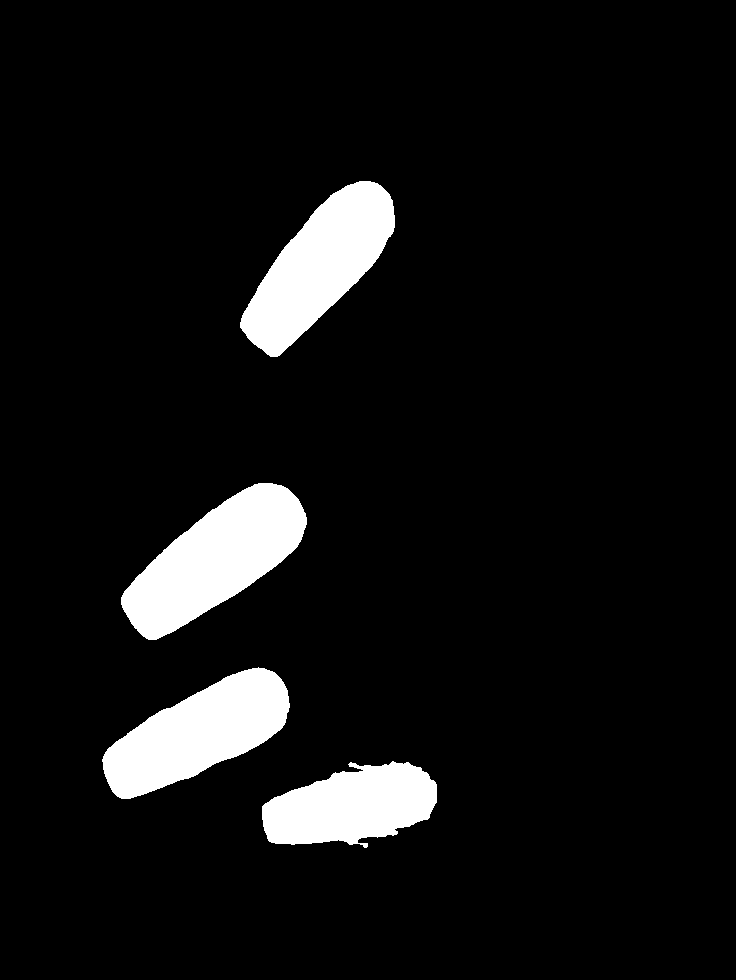
#> input picture ml/labels/masks/01.png, 736 x 980 px, given as the content of the folder labels/masks/01.png/images, which was not available
$ python clean_masks.py --ds labels/masks/01.png
#> lines starting #> are read from the running program, lines starting #| are printed output that depends on the picture; after the words box and inside, x2 and y2 are one past the last pixel; in counts of white or black regions, pixels touching at a corner belong together; pictures that were not available may be replaced by others from this repository, and a replacement may not be noted
#> in main, `rgb = np.asarray(Image.open(os.path.join(img_dir, f)).convert('RGB'))`: rgb: shape (980, 736, 3); 7.2% white; 4 white regions, box (x1, y1, x2, y2) and area: (121, 483, 307, 640) 14911, (240, 181, 395, 357) 13474, (102, 667, 290, 799) 13265, (262, 761, 437, 848) 10490
#> in main, mk is the input picture: shape (980, 736); 7.2% white; 4 white regions, box (x1, y1, x2, y2) and area: (121, 483, 307, 640) 14911, (240, 181, 395, 357) 13474, (102, 667, 290, 799) 13265, (262, 761, 437, 848) 10490
"""Чистка масок от пятен, севших мимо руки.

Наблюдение из приёмки второго круга: модель ошибается однообразно — отдельные
пятна уезжают на розу, жемчуг, край чашки, неоновую вывеску. На самих пальцах
она работает верно. Значит брак ловится без всякого глаза: ноготь всегда сидит
на пальце, то есть по его краю есть кожа, а пятно на жемчуге окружено жемчугом.

Кожу определяем в YCbCr — там она занимает узкий и устойчивый диапазон по
цветности, почти независимо от освещения и тона кожи. Для каждой связной
области берём кольцо вокруг неё и смотрим, какая доля кольца похожа на кожу.

    python clean_masks.py --ds ../../deck_round2
"""
import argparse
import json
import os

import cv2
import numpy as np
from PIL import Image

# Классический диапазон кожи по цветности. Яркость (Y) намеренно не трогаем:
# она меняется от освещения, а Cb/Cr — почти нет.
CB_LO, CB_HI = 77, 130
CR_LO, CR_HI = 133, 177

RING_PX = 7          # ширина кольца вокруг пятна, в пикселях
RING_SKIN_MIN = 0.22  # ниже этой доли кожи в кольце считаем пятно чужим
MIN_AREA = 60        # совсем мелкие крошки убираем без разговоров

# Кольцо не спасает от предмета, зажатого В РУКЕ: вишня окружена пальцами, и
# кожи вокруг неё хватает. Зато ногти одной кисти сопоставимы по размеру, а
# вишня заметно крупнее — по этому и ловим. Порог применяем только когда
# областей достаточно, чтобы медиана что-то значила.
AREA_OUTLIER_ON = False
AREA_OUTLIER = 2.5
AREA_OUTLIER_MIN_PARTS = 4


def skin_map(rgb):
    ycc = cv2.cvtColor(rgb, cv2.COLOR_RGB2YCrCb)
#> ycc: shape (980, 736, 3); mean of channels 0, 1, 2 18.4, 128, 128
    cr, cb = ycc[:, :, 1], ycc[:, :, 2]
#> cr: shape (980, 736); every value is 128
    return (cb >= CB_LO) & (cb <= CB_HI) & (cr >= CR_LO) & (cr <= CR_HI)
#> returned value: shape (980, 736) bool; every value is 0


def clean(rgb, mask):
    """Возвращает очищенную маску и список причин по каждой удалённой области."""
    skin = skin_map(rgb)
    ker = cv2.getStructuringElement(cv2.MORPH_ELLIPSE, (2 * RING_PX + 1,) * 2)

    n, lab, stats, _ = cv2.connectedComponentsWithStats(
        (mask > 0).astype(np.uint8), connectivity=8)
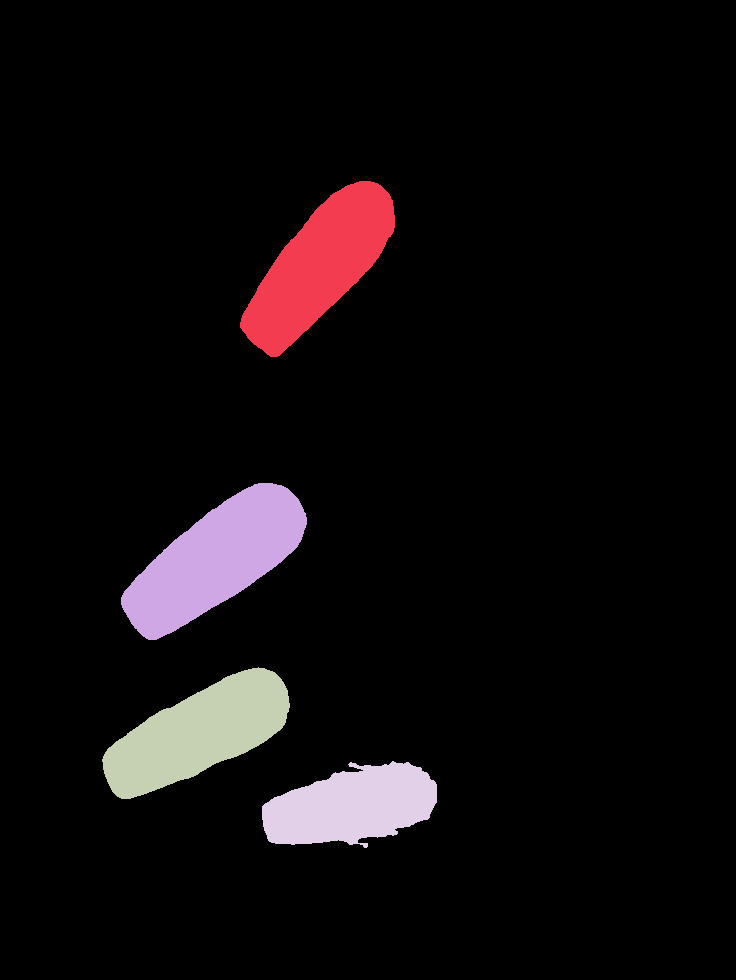
#> lab: shape (980, 736) int32; 5 distinct labels, from 0 to 4; one colour per label, 0 black
#> n = 5; stats = [[0, 0, 736, 980, 669140], [240, 181, 155, 176, 13474], [121, 483, 186, 157, 14911], [102, 667, 188, 132, 13265], [262, 761, 175, 87, 10490]]
    out = np.zeros_like(mask)
    dropped = []
    kept = []
    for i in range(1, n):
        comp = lab == i
        area = int(stats[i, cv2.CC_STAT_AREA])
        if area < MIN_AREA:
            dropped.append({'area': area, 'ring_skin': None, 'why': 'мелкая крошка'})
            continue
        ring = cv2.dilate(comp.astype(np.uint8), ker).astype(bool) & ~comp
        if ring.sum() < 20:
            dropped.append({'area': area, 'ring_skin': None, 'why': 'нет кольца'})
            continue
        frac = float(skin[ring].mean())
        if frac < RING_SKIN_MIN:
            dropped.append({'area': area, 'ring_skin': round(frac, 3),
                            'why': 'вокруг не кожа'})
            continue
        kept.append((comp, area, frac))
#> this loop made 4 passes
#> area on passes 1 to 4: 13474, 14911, 13265, 10490
#> pass 1, in clean, `comp = lab == i`:
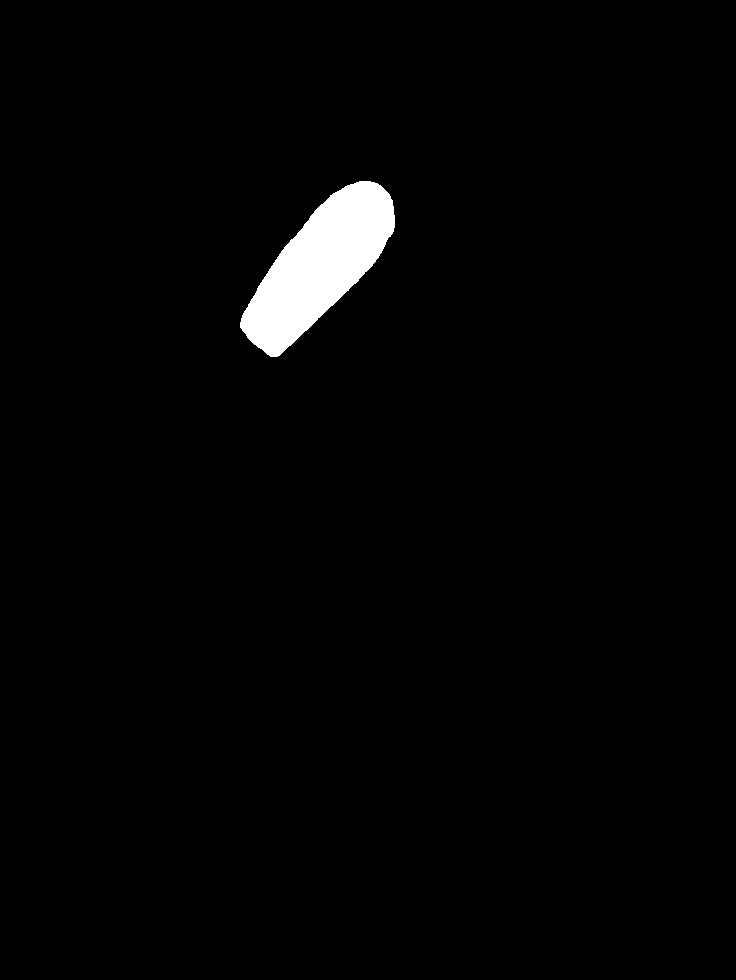
#> comp: shape (980, 736) bool; 1.9% white; 1 white region, box (x1, y1, x2, y2) and area: (240, 181, 395, 357) 13474
#> pass 1, in clean, `ring = cv2.dilate(comp.astype(np.uint8), ker).astype(bool) & ~comp`:
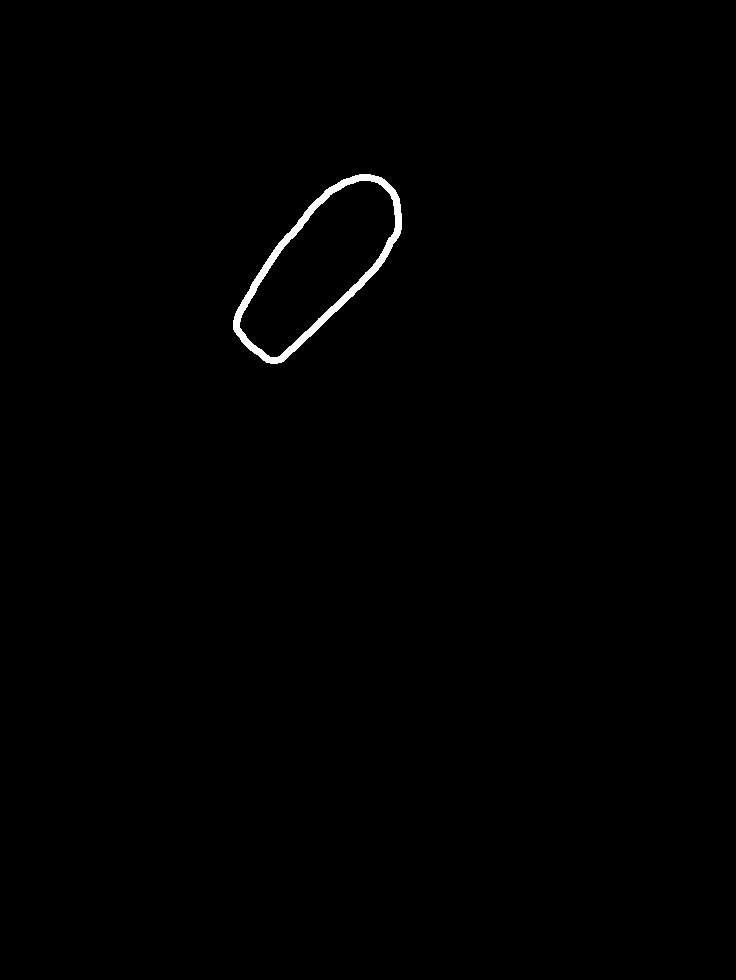
#> ring: shape (980, 736) bool; 0.51% white; 1 white region, box (x1, y1, x2, y2) and area: (233, 174, 402, 364) 3661
#> pass 2, in clean, `comp = lab == i`:
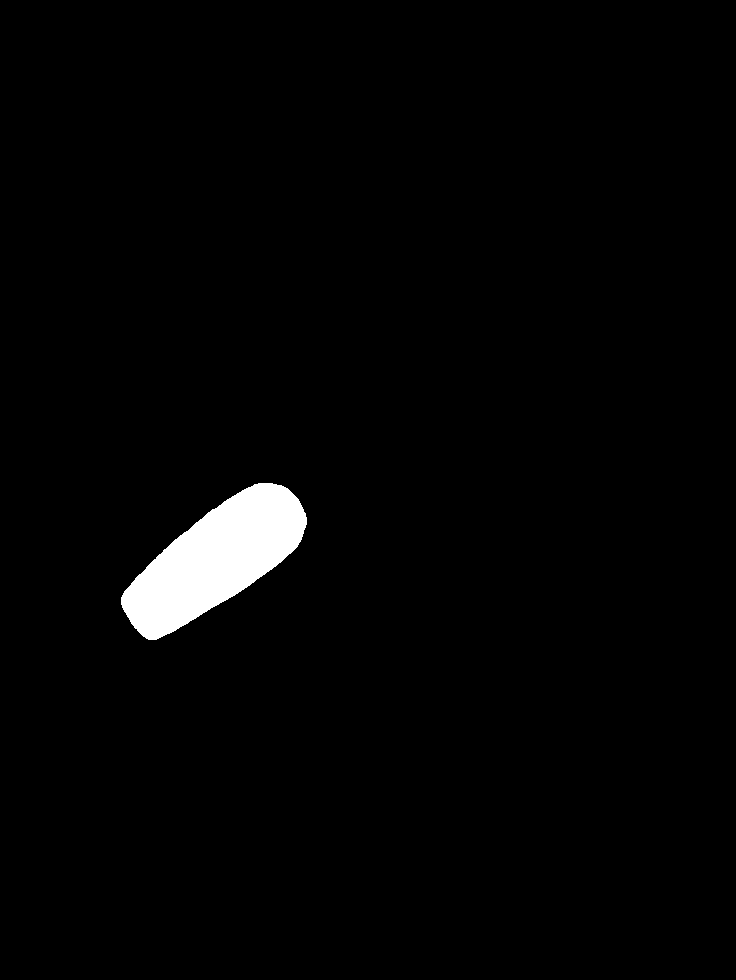
#> comp: shape (980, 736) bool; 2.1% white; 1 white region, box (x1, y1, x2, y2) and area: (121, 483, 307, 640) 14911
#> pass 2, in clean, `ring = cv2.dilate(comp.astype(np.uint8), ker).astype(bool) & ~comp`:
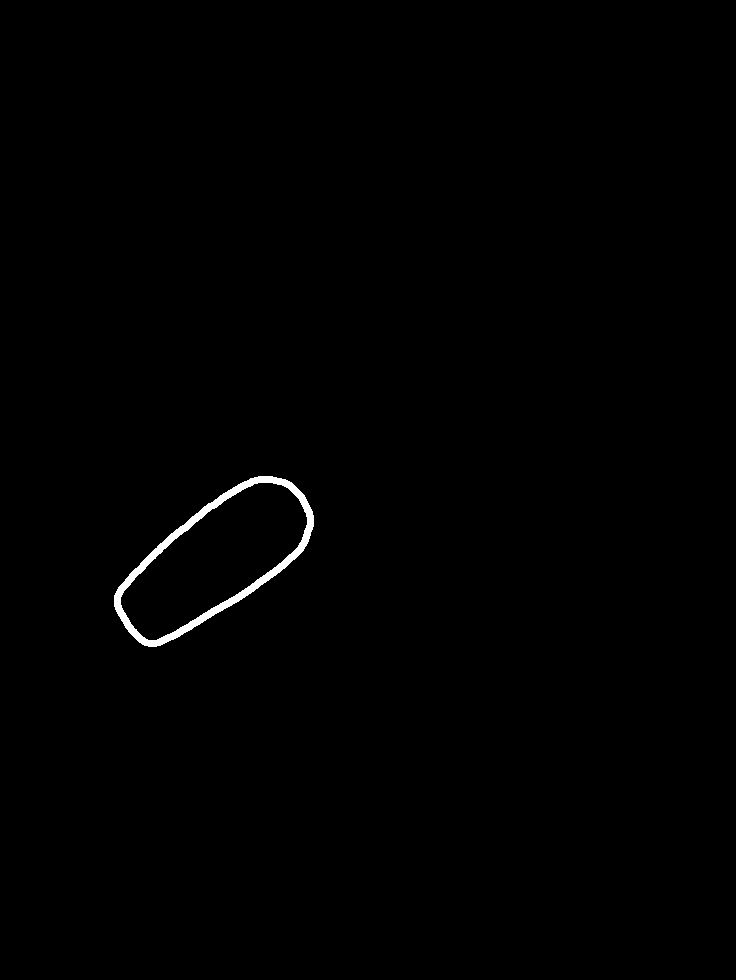
#> ring: shape (980, 736) bool; 0.53% white; 1 white region, box (x1, y1, x2, y2) and area: (114, 476, 314, 647) 3792
#> after the loop, dropped = 4 items; kept = []

    # Второй проход — по размеру. Замер 8 сентября по ручному эталону (39
    # кадров) показал, что он вреден: без него находится 209 ногтей из 225
    # против 204, а лишних пятен столько же. Правило писалось, когда модель
    # красила мох и жемчуг, и теперь бьёт по крупному ногтю большого пальца.
    # Оставлено выключенным, чтобы замер можно было повторить.
    if AREA_OUTLIER_ON and len(kept) >= AREA_OUTLIER_MIN_PARTS:
        med = float(np.median([a for _, a, _ in kept]))
        keep2 = []
        for comp, area, frac in kept:
            if area > AREA_OUTLIER * med:
                dropped.append({'area': area, 'ring_skin': frac,
                                'why': f'крупнее ногтей в {area/med:.1f} раза'})
            else:
                keep2.append((comp, area, frac))
        kept = keep2

    for comp, _, _ in kept:
        out |= comp
#> this loop made 0 passes
    return out, dropped


def main():
    ap = argparse.ArgumentParser()
    ap.add_argument('--ds', required=True, help='папка с images/ и masks/')
    ap.add_argument('--dry-run', action='store_true',
                    help='только посчитать, файлы не трогать')
    args = ap.parse_args()

    img_dir = os.path.join(args.ds, 'images')
    mask_dir = os.path.join(args.ds, 'masks')
    report = []
    tot_drop = tot_keep = emptied = 0

    for f in sorted(os.listdir(img_dir)):
        stem = os.path.splitext(f)[0]
        mp = os.path.join(mask_dir, stem + '.png')
        if not os.path.exists(mp):
            continue
        rgb = np.asarray(Image.open(os.path.join(img_dir, f)).convert('RGB'))
        mk = np.asarray(Image.open(mp).convert('L'))
        if mk.shape != rgb.shape[:2]:
            mk = np.asarray(Image.fromarray(mk).resize(
                (rgb.shape[1], rgb.shape[0]), Image.NEAREST))

        cleaned, dropped = clean(rgb, mk)
#> dropped = 4 items
        kept = int(cv2.connectedComponentsWithStats(
            cleaned.astype(np.uint8), connectivity=8)[0]) - 1
#> kept = 0
        tot_drop += len(dropped)
#> tot_drop = 4
        tot_keep += kept
#> tot_keep = 0
        if kept == 0:
            emptied += 1
        if dropped:
            report.append({'file': stem, 'kept': kept, 'dropped': dropped})
            why = ', '.join(f"{d['why']}" for d in dropped)
            print(f'{stem}: убрано {len(dropped)}, осталось {kept}  ({why})')
#| 01: убрано 4, осталось 0  (вокруг не кожа, вокруг не кожа, вокруг не кожа, вокруг не кожа)
        if not args.dry_run:
            Image.fromarray((cleaned > 0).astype(np.uint8) * 255).save(mp)

    with open(os.path.join(args.ds, 'cleanup.json'), 'w', encoding='utf-8') as f:
        json.dump({'ring_skin_min': RING_SKIN_MIN, 'kept': tot_keep,
                   'dropped': tot_drop, 'emptied': emptied,
                   'items': report}, f, ensure_ascii=False, indent=1)
    print(f'\nОбластей оставлено {tot_keep}, убрано {tot_drop}; '
          f'кадров опустело {emptied}')
#| Областей оставлено 0, убрано 4; кадров опустело 1


if __name__ == '__main__':
    main()
